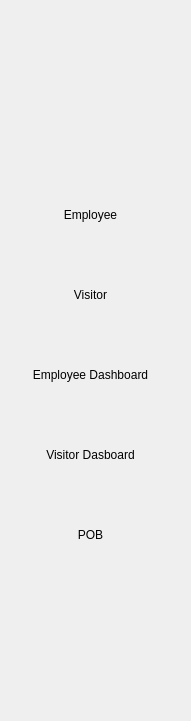
   <widget class="QWidget" name="SidebarMenu" native="true">
    <property name="geometry">
     <rect>
      <x>10</x>
      <y>0</y>
      <width>191</width>
      <height>721</height>
     </rect>
    </property>
    <property name="styleSheet">
     <string notr="true">QPushButton{
text-align: center;
height: 30px;
padding: 10px;
border: none;
border-radius: 10px;
}

QPushButton:checked{
background-color: #F5FAFE;
color: #1F95EF;
font-weight: bold;
}</string>
    </property>
    <widget class="QLabel" name="label">
     <property name="geometry">
      <rect>
       <x>20</x>
       <y>10</y>
       <width>151</width>
       <height>151</height>
      </rect>
     </property>
     <property name="text">
      <string/>
     </property>
     <property name="pixmap">
      <pixmap>images/Logo_ENI.svg</pixmap>
     </property>
     <property name="scaledContents">
      <bool>true</bool>
     </property>
    </widget>
    <widget class="QWidget" name="layoutWidget">
     <property name="geometry">
      <rect>
       <x>0</x>
       <y>190</y>
       <width>181</width>
       <height>372</height>
      </rect>
     </property>
     <layout class="QVBoxLayout" name="verticalLayout">
      <property name="spacing">
       <number>30</number>
      </property>
      <property name="topMargin">
       <number>0</number>
      </property>
      <property name="rightMargin">
       <number>0</number>
      </property>
      <item>
       <widget class="QPushButton" name="employee">
        <property name="text">
         <string>Employee</string>
        </property>
        <property name="checkable">
         <bool>true</bool>
        </property>
        <property name="autoExclusive">
         <bool>true</bool>
        </property>
       </widget>
      </item>
      <item>
       <widget class="QPushButton" name="visitor">
        <property name="text">
         <string>Visitor</string>
        </property>
        <property name="checkable">
         <bool>true</bool>
        </property>
        <property name="autoExclusive">
         <bool>true</bool>
        </property>
       </widget>
      </item>
      <item>
       <widget class="QPushButton" name="dashboard">
        <property name="text">
         <string>Employee Dashboard</string>
        </property>
        <property name="checkable">
         <bool>true</bool>
        </property>
        <property name="autoExclusive">
         <bool>true</bool>
        </property>
       </widget>
      </item>
      <item>
       <widget class="QPushButton" name="visitor_dash">
        <property name="text">
         <string>Visitor Dasboard</string>
        </property>
        <property name="checkable">
         <bool>true</bool>
        </property>
        <property name="autoExclusive">
         <bool>true</bool>
        </property>
       </widget>
      </item>
      <item>
       <widget class="QPushButton" name="pob">
        <property name="text">
         <string>POB</string>
        </property>
        <property name="checkable">
         <bool>true</bool>
        </property>
        <property name="autoExclusive">
         <bool>true</bool>
        </property>
       </widget>
      </item>
     </layout>
    </widget>
   </widget>
